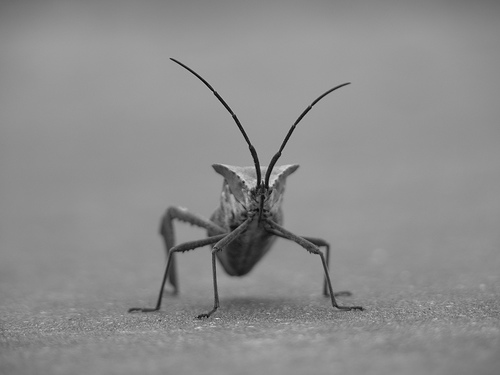
#> input picture TOPICOS VARIADOS DE PYTHON/Processamento de imagens/stinkbug.png, 500 x 375 px, found by its file name
$ python ex1.py
#> lines starting #> are read from the running program, lines starting #| are printed output that depends on the picture
import matplotlib.pyplot as plt
import matplotlib.image as mpimg

caminho = r"C:\Users\User\Desktop\SME0332\TOPICOS VARIADOS DE PYTHON\Processamento de imagens\stinkbug.png"

img = mpimg.imread(caminho)
#> img is the input picture: shape (375, 500, 3) float32; min 0, max 0.851, mean 0.551

canal_A = img[:, :, 0]

plt.figure()
plt.imshow(canal_A, cmap='hot')
plt.title("Mapa de cor HOT")
plt.colorbar()
plt.show()
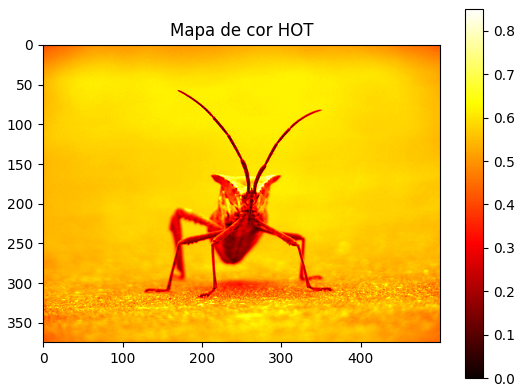
#> figure drawn by matplotlib, 2 panels

plt.figure()
plt.imshow(canal_A, cmap="nipy_spectral")
plt.title("Mapa de cor Nipy Spectral")
plt.colorbar()
plt.show()
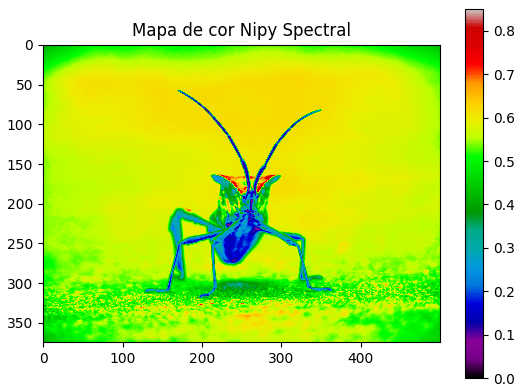
#> figure drawn by matplotlib, 2 panels
